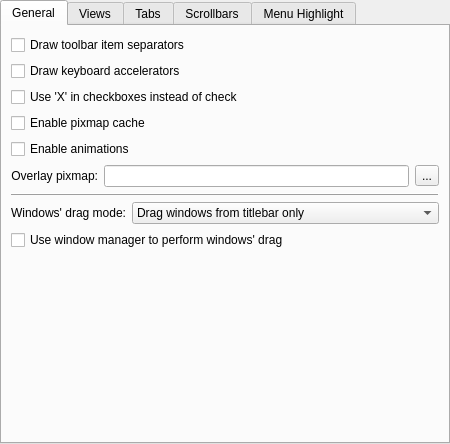
<?xml version="1.0" encoding="UTF-8"?>
<ui version="4.0">
 <class>OxygenStyleConfig</class>
 <widget class="QWidget" name="OxygenStyleConfig">
  <property name="geometry">
   <rect>
    <x>0</x>
    <y>0</y>
    <width>450</width>
    <height>444</height>
   </rect>
  </property>
  <property name="sizePolicy">
   <sizepolicy hsizetype="Preferred" vsizetype="Preferred">
    <horstretch>0</horstretch>
    <verstretch>0</verstretch>
   </sizepolicy>
  </property>
  <property name="minimumSize">
   <size>
    <width>450</width>
    <height>200</height>
   </size>
  </property>
  <property name="windowTitle">
   <string>Dialog</string>
  </property>
  <layout class="QVBoxLayout" name="verticalLayout">
   <property name="margin">
    <number>0</number>
   </property>
   <item>
    <widget class="KTabWidget" name="tabWidget">
     <property name="sizePolicy">
      <sizepolicy hsizetype="Expanding" vsizetype="Expanding">
       <horstretch>0</horstretch>
       <verstretch>0</verstretch>
      </sizepolicy>
     </property>
     <property name="currentIndex">
      <number>0</number>
     </property>
     <widget class="QWidget" name="tab_1">
      <attribute name="title">
       <string>General</string>
      </attribute>
      <layout class="QVBoxLayout" name="verticalLayout_3">
       <item>
        <widget class="QCheckBox" name="_toolBarDrawItemSeparator">
         <property name="text">
          <string>Draw toolbar item separators</string>
         </property>
        </widget>
       </item>
       <item>
        <widget class="QCheckBox" name="_showMnemonics">
         <property name="text">
          <string>Draw keyboard accelerators</string>
         </property>
        </widget>
       </item>
       <item>
        <widget class="QCheckBox" name="_checkDrawX">
         <property name="text">
          <string>Use 'X' in checkboxes instead of check</string>
         </property>
        </widget>
       </item>
       <item>
        <widget class="QCheckBox" name="_cacheEnabled">
         <property name="text">
          <string>Enable pixmap cache</string>
         </property>
        </widget>
       </item>
       <item>
        <widget class="QCheckBox" name="_animationsEnabled">
         <property name="text">
          <string>Enable animations</string>
         </property>
        </widget>
       </item>
       <item>
        <layout class="QHBoxLayout" name="horizontalLayout_2">
         <item>
          <widget class="QLabel" name="label_7">
           <property name="text">
            <string>Overlay pixmap:</string>
           </property>
           <property name="alignment">
            <set>Qt::AlignRight|Qt::AlignTrailing|Qt::AlignVCenter</set>
           </property>
          </widget>
         </item>
         <item>
          <widget class="KLineEdit" name="_backgroundPixmap">
           <property name="showClearButton" stdset="0">
            <bool>true</bool>
           </property>
          </widget>
         </item>
         <item>
          <widget class="QToolButton" name="_backgroundPixmapButton">
           <property name="text">
            <string>...</string>
           </property>
           <property name="autoRaise">
            <bool>false</bool>
           </property>
          </widget>
         </item>
        </layout>
       </item>
       <item>
        <widget class="QFrame" name="frame">
         <property name="frameShape">
          <enum>QFrame::HLine</enum>
         </property>
         <property name="frameShadow">
          <enum>QFrame::Raised</enum>
         </property>
        </widget>
       </item>
       <item>
        <layout class="QHBoxLayout" name="horizontalLayout_4">
         <item>
          <widget class="QLabel" name="label_3">
           <property name="sizePolicy">
            <sizepolicy hsizetype="Fixed" vsizetype="Preferred">
             <horstretch>0</horstretch>
             <verstretch>0</verstretch>
            </sizepolicy>
           </property>
           <property name="text">
            <string>Windows' drag mode:</string>
           </property>
           <property name="alignment">
            <set>Qt::AlignRight|Qt::AlignTrailing|Qt::AlignVCenter</set>
           </property>
           <property name="buddy">
            <cstring>_windowDragMode</cstring>
           </property>
          </widget>
         </item>
         <item>
          <widget class="KComboBox" name="_windowDragMode">
           <item>
            <property name="text">
             <string>Drag windows from titlebar only</string>
            </property>
           </item>
           <item>
            <property name="text">
             <string>Drag windows from titlebar, menubar and toolbars</string>
            </property>
           </item>
           <item>
            <property name="text">
             <string>Drag windows from all empty areas</string>
            </property>
           </item>
          </widget>
         </item>
        </layout>
       </item>
       <item>
        <widget class="QCheckBox" name="_useWMMoveResize">
         <property name="text">
          <string>Use window manager to perform windows' drag</string>
         </property>
        </widget>
       </item>
       <item>
        <spacer name="verticalSpacer_4">
         <property name="orientation">
          <enum>Qt::Vertical</enum>
         </property>
         <property name="sizeHint" stdset="0">
          <size>
           <width>20</width>
           <height>40</height>
          </size>
         </property>
        </spacer>
       </item>
      </layout>
     </widget>
     <widget class="QWidget" name="tab_2">
      <attribute name="title">
       <string>Views</string>
      </attribute>
      <layout class="QGridLayout" name="gridLayout_5">
       <item row="0" column="0" colspan="2">
        <widget class="QCheckBox" name="_viewDrawFocusIndicator">
         <property name="text">
          <string>Draw focus indicator</string>
         </property>
        </widget>
       </item>
       <item row="1" column="0" colspan="2">
        <widget class="QCheckBox" name="_viewDrawTreeBranchLines">
         <property name="text">
          <string>Draw tree branch lines</string>
         </property>
        </widget>
       </item>
       <item row="2" column="0" colspan="2">
        <widget class="QCheckBox" name="_viewDrawTriangularExpander">
         <property name="text">
          <string>Use triangle tree expander instead of +/-</string>
         </property>
        </widget>
       </item>
       <item row="3" column="0">
        <spacer name="horizontalSpacer_5">
         <property name="orientation">
          <enum>Qt::Horizontal</enum>
         </property>
         <property name="sizeType">
          <enum>QSizePolicy::Fixed</enum>
         </property>
         <property name="sizeHint" stdset="0">
          <size>
           <width>25</width>
           <height>20</height>
          </size>
         </property>
        </spacer>
       </item>
       <item row="3" column="1">
        <widget class="QWidget" name="_viewsExpertWidget" native="true">
         <layout class="QHBoxLayout" name="horizontalLayout">
          <property name="margin">
           <number>0</number>
          </property>
          <item>
           <widget class="QLabel" name="label_4">
            <property name="text">
             <string>Triangle size:</string>
            </property>
            <property name="buddy">
             <cstring>_viewTriangularExpanderSize</cstring>
            </property>
           </widget>
          </item>
          <item>
           <widget class="KComboBox" name="_viewTriangularExpanderSize">
            <item>
             <property name="text">
              <string>Tiny</string>
             </property>
            </item>
            <item>
             <property name="text">
              <string>Small</string>
             </property>
            </item>
            <item>
             <property name="text">
              <string>Normal</string>
             </property>
            </item>
           </widget>
          </item>
          <item>
           <spacer name="horizontalSpacer_3">
            <property name="orientation">
             <enum>Qt::Horizontal</enum>
            </property>
            <property name="sizeHint" stdset="0">
             <size>
              <width>40</width>
              <height>20</height>
             </size>
            </property>
           </spacer>
          </item>
         </layout>
        </widget>
       </item>
       <item row="4" column="0" colspan="2">
        <spacer name="verticalSpacer_3">
         <property name="orientation">
          <enum>Qt::Vertical</enum>
         </property>
         <property name="sizeHint" stdset="0">
          <size>
           <width>259</width>
           <height>70</height>
          </size>
         </property>
        </spacer>
       </item>
      </layout>
     </widget>
     <widget class="QWidget" name="tab_3">
      <attribute name="title">
       <string>Tabs</string>
      </attribute>
      <layout class="QGridLayout" name="gridLayout_2">
       <item row="3" column="0">
        <spacer name="verticalSpacer_2">
         <property name="orientation">
          <enum>Qt::Vertical</enum>
         </property>
         <property name="sizeHint" stdset="0">
          <size>
           <width>20</width>
           <height>40</height>
          </size>
         </property>
        </spacer>
       </item>
       <item row="1" column="0">
        <widget class="QRadioButton" name="_tabStyleSingle">
         <property name="text">
          <string comment="Renders each inactive tab in a tabbar as separate darker slab">Single</string>
         </property>
        </widget>
       </item>
       <item row="2" column="0">
        <widget class="QRadioButton" name="_tabStylePlain">
         <property name="text">
          <string comment="Renders inactive tabs in a tabbar as a unique darker slab">Plain</string>
         </property>
        </widget>
       </item>
       <item row="0" column="0">
        <widget class="QLabel" name="label_2">
         <property name="text">
          <string>Inactive tabs style:</string>
         </property>
        </widget>
       </item>
      </layout>
     </widget>
     <widget class="QWidget" name="tab_4">
      <attribute name="title">
       <string>Scrollbars</string>
      </attribute>
      <layout class="QVBoxLayout" name="verticalLayout_2">
       <item>
        <layout class="QHBoxLayout" name="horizontalLayout_3">
         <item>
          <widget class="QLabel" name="label">
           <property name="text">
            <string>Scrollbar width:</string>
           </property>
           <property name="alignment">
            <set>Qt::AlignRight|Qt::AlignTrailing|Qt::AlignVCenter</set>
           </property>
           <property name="buddy">
            <cstring>_scrollBarWidthSlider</cstring>
           </property>
          </widget>
         </item>
         <item>
          <widget class="QSlider" name="_scrollBarWidthSlider">
           <property name="minimum">
            <number>10</number>
           </property>
           <property name="maximum">
            <number>30</number>
           </property>
           <property name="pageStep">
            <number>5</number>
           </property>
           <property name="orientation">
            <enum>Qt::Horizontal</enum>
           </property>
           <property name="tickPosition">
            <enum>QSlider::TicksBelow</enum>
           </property>
           <property name="tickInterval">
            <number>5</number>
           </property>
          </widget>
         </item>
         <item>
          <widget class="KIntSpinBox" name="_scrollBarWidth">
           <property name="alignment">
            <set>Qt::AlignRight|Qt::AlignTrailing|Qt::AlignVCenter</set>
           </property>
           <property name="minimum">
            <number>10</number>
           </property>
           <property name="maximum">
            <number>30</number>
           </property>
          </widget>
         </item>
         <item>
          <spacer name="horizontalSpacer_2">
           <property name="orientation">
            <enum>Qt::Horizontal</enum>
           </property>
           <property name="sizeHint" stdset="0">
            <size>
             <width>40</width>
             <height>20</height>
            </size>
           </property>
          </spacer>
         </item>
        </layout>
       </item>
       <item>
        <layout class="QGridLayout" name="gridLayout_4">
         <item row="0" column="0">
          <widget class="QLabel" name="label_5">
           <property name="text">
            <string>Top arrow button type:</string>
           </property>
           <property name="alignment">
            <set>Qt::AlignRight|Qt::AlignTrailing|Qt::AlignVCenter</set>
           </property>
          </widget>
         </item>
         <item row="1" column="0">
          <widget class="QLabel" name="label_6">
           <property name="text">
            <string>Bottom arrow button type:</string>
           </property>
           <property name="alignment">
            <set>Qt::AlignRight|Qt::AlignTrailing|Qt::AlignVCenter</set>
           </property>
          </widget>
         </item>
         <item row="0" column="1">
          <widget class="KComboBox" name="_scrollBarSubLineButtons">
           <item>
            <property name="text">
             <string>No buttons</string>
            </property>
           </item>
           <item>
            <property name="text">
             <string>One button</string>
            </property>
           </item>
           <item>
            <property name="text">
             <string>Two buttons</string>
            </property>
           </item>
          </widget>
         </item>
         <item row="0" column="2">
          <spacer name="horizontalSpacer">
           <property name="orientation">
            <enum>Qt::Horizontal</enum>
           </property>
           <property name="sizeHint" stdset="0">
            <size>
             <width>40</width>
             <height>20</height>
            </size>
           </property>
          </spacer>
         </item>
         <item row="1" column="1">
          <widget class="KComboBox" name="_scrollBarAddLineButtons">
           <item>
            <property name="text">
             <string>No button</string>
            </property>
           </item>
           <item>
            <property name="text">
             <string>One button</string>
            </property>
           </item>
           <item>
            <property name="text">
             <string>Two buttons</string>
            </property>
           </item>
          </widget>
         </item>
        </layout>
       </item>
       <item>
        <spacer name="verticalSpacer">
         <property name="orientation">
          <enum>Qt::Vertical</enum>
         </property>
         <property name="sizeHint" stdset="0">
          <size>
           <width>20</width>
           <height>40</height>
          </size>
         </property>
        </spacer>
       </item>
      </layout>
     </widget>
     <widget class="QWidget" name="tab_5">
      <attribute name="title">
       <string>Menu Highlight</string>
      </attribute>
      <layout class="QGridLayout" name="gridLayout_3">
       <item row="0" column="0">
        <widget class="QRadioButton" name="_menuHighlightDark">
         <property name="text">
          <string>Use dark color</string>
         </property>
        </widget>
       </item>
       <item row="1" column="0">
        <widget class="QRadioButton" name="_menuHighlightStrong">
         <property name="text">
          <string>Use selection color (plain)</string>
         </property>
        </widget>
       </item>
       <item row="2" column="0">
        <widget class="QRadioButton" name="_menuHighlightSubtle">
         <property name="text">
          <string>Use selection color (subtle)</string>
         </property>
        </widget>
       </item>
       <item row="3" column="0">
        <spacer name="verticalSpacer_5">
         <property name="orientation">
          <enum>Qt::Vertical</enum>
         </property>
         <property name="sizeHint" stdset="0">
          <size>
           <width>20</width>
           <height>40</height>
          </size>
         </property>
        </spacer>
       </item>
      </layout>
     </widget>
    </widget>
   </item>
  </layout>
 </widget>
 <customwidgets>
  <customwidget>
   <class>KComboBox</class>
   <extends>QComboBox</extends>
   <header>kcombobox.h</header>
  </customwidget>
  <customwidget>
   <class>KLineEdit</class>
   <extends>QLineEdit</extends>
   <header>klineedit.h</header>
  </customwidget>
  <customwidget>
   <class>KIntSpinBox</class>
   <extends>QSpinBox</extends>
   <header>knuminput.h</header>
  </customwidget>
  <customwidget>
   <class>KTabWidget</class>
   <extends>QTabWidget</extends>
   <header>ktabwidget.h</header>
   <container>1</container>
  </customwidget>
 </customwidgets>
 <resources/>
 <connections>
  <connection>
   <sender>_scrollBarWidth</sender>
   <signal>valueChanged(int)</signal>
   <receiver>_scrollBarWidthSlider</receiver>
   <slot>setValue(int)</slot>
   <hints>
    <hint type="sourcelabel">
     <x>200</x>
     <y>275</y>
    </hint>
    <hint type="destinationlabel">
     <x>112</x>
     <y>275</y>
    </hint>
   </hints>
  </connection>
  <connection>
   <sender>_scrollBarWidthSlider</sender>
   <signal>valueChanged(int)</signal>
   <receiver>_scrollBarWidth</receiver>
   <slot>setValue(int)</slot>
   <hints>
    <hint type="sourcelabel">
     <x>112</x>
     <y>275</y>
    </hint>
    <hint type="destinationlabel">
     <x>200</x>
     <y>275</y>
    </hint>
   </hints>
  </connection>
 </connections>
</ui>
